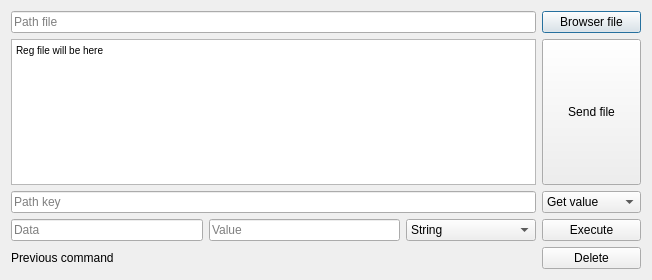
<?xml version="1.0" encoding="UTF-8"?>
<ui version="4.0">
 <class>registry</class>
 <widget class="QDialog" name="registry">
  <property name="geometry">
   <rect>
    <x>0</x>
    <y>0</y>
    <width>652</width>
    <height>280</height>
   </rect>
  </property>
  <property name="windowTitle">
   <string>Registry</string>
  </property>
  <property name="styleSheet">
   <string notr="true"/>
  </property>
  <layout class="QGridLayout" name="gridLayout_2">
   <item row="0" column="0">
    <layout class="QGridLayout" name="gridLayout">
     <item row="0" column="1">
      <widget class="QPushButton" name="browser_file">
       <property name="text">
        <string>Browser file</string>
       </property>
      </widget>
     </item>
     <item row="6" column="1">
      <widget class="QPushButton" name="delete_2">
       <property name="text">
        <string>Delete</string>
       </property>
      </widget>
     </item>
     <item row="4" column="0">
      <widget class="QLineEdit" name="path_key">
       <property name="placeholderText">
        <string>Path key</string>
       </property>
      </widget>
     </item>
     <item row="5" column="0">
      <layout class="QHBoxLayout" name="horizontalLayout">
       <item>
        <widget class="QLineEdit" name="data">
         <property name="placeholderText">
          <string>Data</string>
         </property>
        </widget>
       </item>
       <item>
        <widget class="QLineEdit" name="value">
         <property name="placeholderText">
          <string>Value</string>
         </property>
        </widget>
       </item>
       <item>
        <widget class="QComboBox" name="type">
         <item>
          <property name="text">
           <string>String</string>
          </property>
         </item>
         <item>
          <property name="text">
           <string>Binary</string>
          </property>
         </item>
         <item>
          <property name="text">
           <string>DWORD</string>
          </property>
         </item>
         <item>
          <property name="text">
           <string>QWORD</string>
          </property>
         </item>
         <item>
          <property name="text">
           <string>Multi-String</string>
          </property>
         </item>
         <item>
          <property name="text">
           <string>Expandable String</string>
          </property>
         </item>
        </widget>
       </item>
      </layout>
     </item>
     <item row="0" column="0">
      <widget class="QLineEdit" name="path">
       <property name="text">
        <string/>
       </property>
       <property name="placeholderText">
        <string>Path file</string>
       </property>
      </widget>
     </item>
     <item row="5" column="1">
      <widget class="QPushButton" name="doit">
       <property name="text">
        <string>Execute</string>
       </property>
      </widget>
     </item>
     <item row="4" column="1">
      <widget class="QComboBox" name="options">
       <property name="placeholderText">
        <string/>
       </property>
       <item>
        <property name="text">
         <string>Get value</string>
        </property>
       </item>
       <item>
        <property name="text">
         <string>Set value</string>
        </property>
       </item>
       <item>
        <property name="text">
         <string>Delete value</string>
        </property>
       </item>
       <item>
        <property name="text">
         <string>Create key</string>
        </property>
       </item>
       <item>
        <property name="text">
         <string>Delete key</string>
        </property>
       </item>
      </widget>
     </item>
     <item row="6" column="0">
      <widget class="QLabel" name="status">
       <property name="text">
        <string>Previous command</string>
       </property>
      </widget>
     </item>
     <item row="1" column="0">
      <widget class="QTextEdit" name="reg_data">
       <property name="html">
        <string>&lt;!DOCTYPE HTML PUBLIC &quot;-//W3C//DTD HTML 4.0//EN&quot; &quot;http://www.w3.org/TR/REC-html40/strict.dtd&quot;&gt;
&lt;html&gt;&lt;head&gt;&lt;meta name=&quot;qrichtext&quot; content=&quot;1&quot; /&gt;&lt;style type=&quot;text/css&quot;&gt;
p, li { white-space: pre-wrap; }
&lt;/style&gt;&lt;/head&gt;&lt;body style=&quot; font-family:'MS Shell Dlg 2'; font-size:7.8pt; font-weight:400; font-style:normal;&quot;&gt;
&lt;p style=&quot; margin-top:0px; margin-bottom:0px; margin-left:0px; margin-right:0px; -qt-block-indent:0; text-indent:0px;&quot;&gt;Reg file will be here&lt;/p&gt;&lt;/body&gt;&lt;/html&gt;</string>
       </property>
      </widget>
     </item>
     <item row="1" column="1">
      <widget class="QPushButton" name="send">
       <property name="enabled">
        <bool>true</bool>
       </property>
       <property name="sizePolicy">
        <sizepolicy hsizetype="Ignored" vsizetype="Minimum">
         <horstretch>0</horstretch>
         <verstretch>0</verstretch>
        </sizepolicy>
       </property>
       <property name="text">
        <string>Send file</string>
       </property>
      </widget>
     </item>
    </layout>
   </item>
  </layout>
 </widget>
 <resources/>
 <connections/>
</ui>
